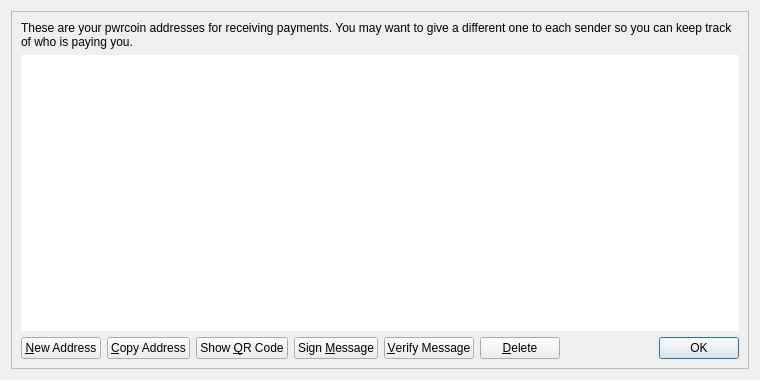
<?xml version="1.0" encoding="UTF-8"?>
<ui version="4.0">
 <class>AddressBookPage</class>
 <widget class="QWidget" name="AddressBookPage">
  <property name="geometry">
   <rect>
    <x>0</x>
    <y>0</y>
    <width>760</width>
    <height>380</height>
   </rect>
  </property>
  <property name="windowTitle">
   <string>Address Book</string>
  </property>
  <layout class="QVBoxLayout" name="verticalLayout_2">
   <item>
    <widget class="QFrame" name="frameMain">
     <property name="frameShape">
      <enum>QFrame::StyledPanel</enum>
     </property>
     <property name="frameShadow">
      <enum>QFrame::Raised</enum>
     </property>
     <layout class="QVBoxLayout" name="verticalLayout">
      <item>
       <widget class="QLabel" name="labelExplanation">
        <property name="text">
         <string>These are your pwrcoin addresses for receiving payments. You may want to give a different one to each sender so you can keep track of who is paying you.</string>
        </property>
        <property name="textFormat">
         <enum>Qt::PlainText</enum>
        </property>
        <property name="wordWrap">
         <bool>true</bool>
        </property>
       </widget>
      </item>
      <item>
       <widget class="QTableView" name="tableView">
        <property name="contextMenuPolicy">
         <enum>Qt::CustomContextMenu</enum>
        </property>
        <property name="toolTip">
         <string>Double-click to edit address or label</string>
        </property>
        <property name="frameShape">
         <enum>QFrame::NoFrame</enum>
        </property>
        <property name="tabKeyNavigation">
         <bool>false</bool>
        </property>
        <property name="alternatingRowColors">
         <bool>true</bool>
        </property>
        <property name="selectionMode">
         <enum>QAbstractItemView::SingleSelection</enum>
        </property>
        <property name="selectionBehavior">
         <enum>QAbstractItemView::SelectRows</enum>
        </property>
        <property name="sortingEnabled">
         <bool>true</bool>
        </property>
        <attribute name="verticalHeaderVisible">
         <bool>false</bool>
        </attribute>
       </widget>
      </item>
      <item>
       <layout class="QHBoxLayout" name="horizontalLayout">
        <item>
         <widget class="QPushButton" name="newAddressButton">
          <property name="toolTip">
           <string>Create a new address</string>
          </property>
          <property name="text">
           <string>&amp;New Address</string>
          </property>
          <property name="icon">
           <iconset resource="../pwrcoin.qrc">
            <normaloff>:/icons/add</normaloff>:/icons/add</iconset>
          </property>
         </widget>
        </item>
        <item>
         <widget class="QPushButton" name="copyToClipboard">
          <property name="toolTip">
           <string>Copy the currently selected address to the system clipboard</string>
          </property>
          <property name="text">
           <string>&amp;Copy Address</string>
          </property>
          <property name="icon">
           <iconset resource="../pwrcoin.qrc">
            <normaloff>:/icons/editcopy</normaloff>:/icons/editcopy</iconset>
          </property>
         </widget>
        </item>
        <item>
         <widget class="QPushButton" name="showQRCode">
          <property name="text">
           <string>Show &amp;QR Code</string>
          </property>
          <property name="icon">
           <iconset resource="../pwrcoin.qrc">
            <normaloff>:/icons/qrcode</normaloff>:/icons/qrcode</iconset>
          </property>
         </widget>
        </item>
        <item>
         <widget class="QPushButton" name="signMessage">
          <property name="toolTip">
           <string>Sign a message to prove you own a pwrcoin address</string>
          </property>
          <property name="text">
           <string>Sign &amp;Message</string>
          </property>
          <property name="icon">
           <iconset resource="../pwrcoin.qrc">
            <normaloff>:/icons/edit</normaloff>:/icons/edit</iconset>
          </property>
         </widget>
        </item>
        <item>
         <widget class="QPushButton" name="verifyMessage">
          <property name="toolTip">
           <string>Verify a message to ensure it was signed with a specified pwrcoin address</string>
          </property>
          <property name="text">
           <string>&amp;Verify Message</string>
          </property>
          <property name="icon">
           <iconset resource="../pwrcoin.qrc">
            <normaloff>:/icons/transaction_0</normaloff>:/icons/transaction_0</iconset>
          </property>
         </widget>
        </item>
        <item>
         <widget class="QPushButton" name="deleteButton">
          <property name="toolTip">
           <string>Delete the currently selected address from the list</string>
          </property>
          <property name="text">
           <string>&amp;Delete</string>
          </property>
          <property name="icon">
           <iconset resource="../pwrcoin.qrc">
            <normaloff>:/icons/remove</normaloff>:/icons/remove</iconset>
          </property>
         </widget>
        </item>
        <item>
         <spacer name="horizontalSpacer">
          <property name="orientation">
           <enum>Qt::Horizontal</enum>
          </property>
          <property name="sizeHint" stdset="0">
           <size>
            <width>40</width>
            <height>20</height>
           </size>
          </property>
         </spacer>
        </item>
        <item>
         <widget class="QDialogButtonBox" name="buttonBox">
          <property name="sizePolicy">
           <sizepolicy hsizetype="Maximum" vsizetype="Fixed">
            <horstretch>0</horstretch>
            <verstretch>0</verstretch>
           </sizepolicy>
          </property>
          <property name="standardButtons">
           <set>QDialogButtonBox::Ok</set>
          </property>
         </widget>
        </item>
       </layout>
      </item>
     </layout>
    </widget>
   </item>
  </layout>
 </widget>
 <resources>
  <include location="../pwrcoin.qrc"/>
 </resources>
 <connections/>
</ui>
